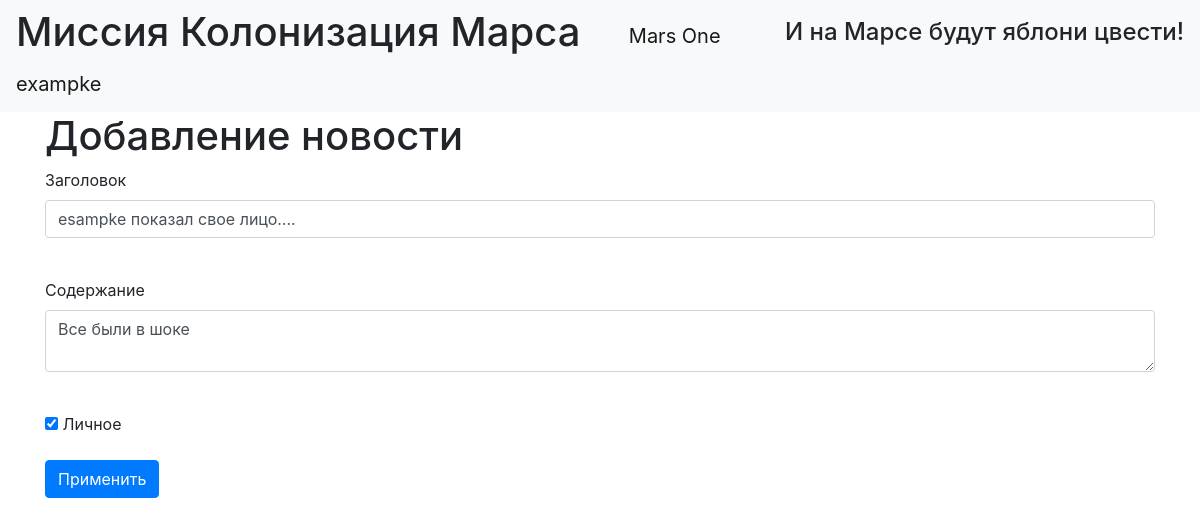
Page /news/1 (signed in) on the earlier database version.
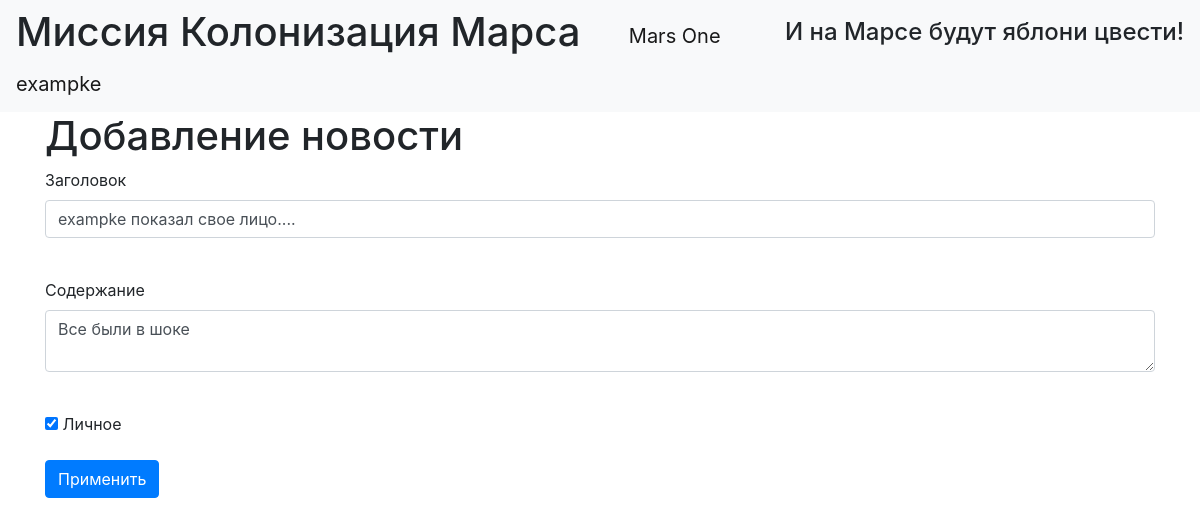
Same page on the later database version.
### data/news.py (models this page shows)
class News(SqlAlchemyBase, SerializerMixin):
    __tablename__ = 'news'
    id = sqlalchemy.Column(sqlalchemy.Integer,
                           primary_key=True, autoincrement=True)
    title = sqlalchemy.Column(sqlalchemy.String, nullable=True)
    content = sqlalchemy.Column(sqlalchemy.String, nullable=True)
    created_date = sqlalchemy.Column(sqlalchemy.DateTime,
                                     default=datetime.datetime.now)
    is_private = sqlalchemy.Column(sqlalchemy.Boolean, default=True)
    user_id = sqlalchemy.Column(sqlalchemy.Integer,
                                sqlalchemy.ForeignKey("users.id"))
    user = orm.relationship('User')

### app.py (the view, shortened to what this page needs)
@app.route('/news/<int:id>', methods=['GET', 'POST'])
@login_required
def edit_news(id):
    form = NewsForm()
    if request.method == "GET":
        db_sess = db_session.create_session()
        news = db_sess.query(News).filter(News.id == id,
                                          News.user == current_user
                                          ).first()
        if news:
            form.title.data = news.title
            form.content.data = news.content
            form.is_private.data = news.is_private
        else:
            abort(404)
    return render_template('news.html',
                           title='Редактирование новости',
                           form=form
                           )

### forms/news.py
class NewsForm(FlaskForm):
    title = StringField('Заголовок', validators=[DataRequired()])
    content = TextAreaField("Содержание")
    is_private = BooleanField("Личное")
    submit = SubmitField('Применить')

### app.py (called while the page is built)
@login_manager.user_loader
def load_user(user_id):
    db_sess = db_session.create_session()
    return db_sess.query(User).get(user_id)

### data/db_session.py (called while the page is built)
def create_session() -> Session:
    global __factory
    return __factory()

### templates/news.html (shortened to what this page needs)
{% extends "base.html" %}
{% block content %}
<h1>Добавление новости</h1>
<form action="" method="post">
    <p>
        {{ form.title.label }}<br>
        {{ form.title(class="form-control") }}<br>
    </p>
    <p>
        {{ form.content.label }}<br>
        {{ form.content(class="form-control") }}<br>
    </p>
    <p>{{ form.is_private() }} {{ form.is_private.label }}</p>
    <p>{{ form.submit(type="submit", class="btn btn-primary") }}</p>
</form>
{% endblock %}

Differences in the rows shown:
changed News "Все были в шоке": title "esampke показал свое лицо...." → "exampke показал свое лицо...."
